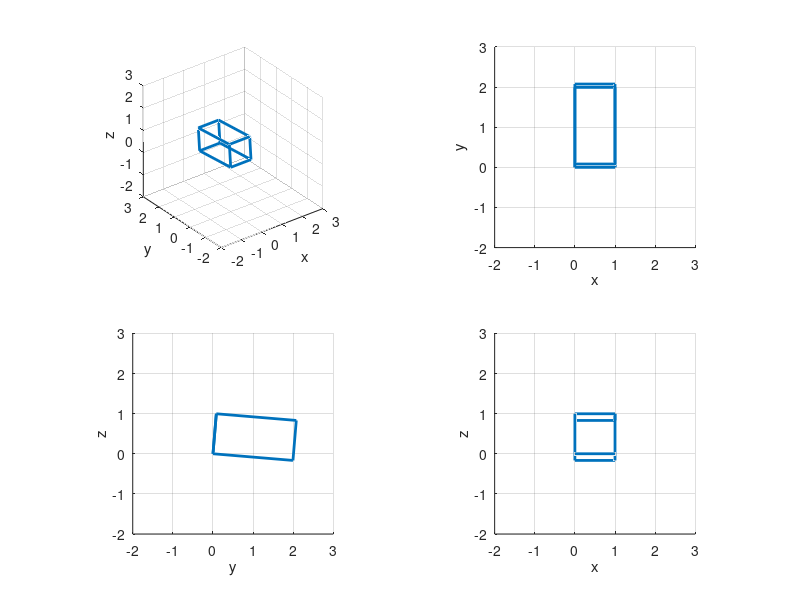

Here is the MATLAB script that generated this plot:
clear all; close all;
xvect=[0,1,1,0,0];yvect=[0,0,1,1,0];zvect=zeros(1,5);
xvect=[xvect,xvect]; yvect=[yvect,yvect];zvect=[zvect,ones(1,5)];
xvect=[xvect,nan,1,1,nan,1,1,nan,0,0];
yvect=[yvect,nan,0,0,nan,1,1,nan,1,1];
zvect=[zvect,nan,0,1,nan,0,1,nan,0,1];
vect=[xvect;yvect;zvect];vect(2,:)=vect(2,:)*2;
plot3(vect(1,:),vect(2,:),vect(3,:),'linewidth',5);
axis equal;grid;
axis([-2,3,-2,3,-2,3]);
viewagl=[-37.5,30;0,90;90,0;0,0];
Rx=inline('[1,0,0;0,cos(thx),-sin(thx);0,sin(thx),cos(thx)]');
Ry=inline('[cos(thy),0,-sin(thy);0,1,0;-sin(thy),0,cos(thy)]');
Rz=inline('[cos(thx),-sin(thx),0;sin(thx),cos(thx),0;0,0,1]');

for th=0:0.1:2*pi
    newvect = Rx(th)*vect;
    for j=1:4
        subplot(2,2,j);
        plot3(newvect(1,:),newvect(2,:),newvect(3,:),'linewidth',2);
        axis equal; grid; xlabel('x'); ylabel('y'); zlabel('z');
        axis([-2,3,-2,3,-2,3]);
        view(viewagl(j,:));
    end
    drawnow;
end
